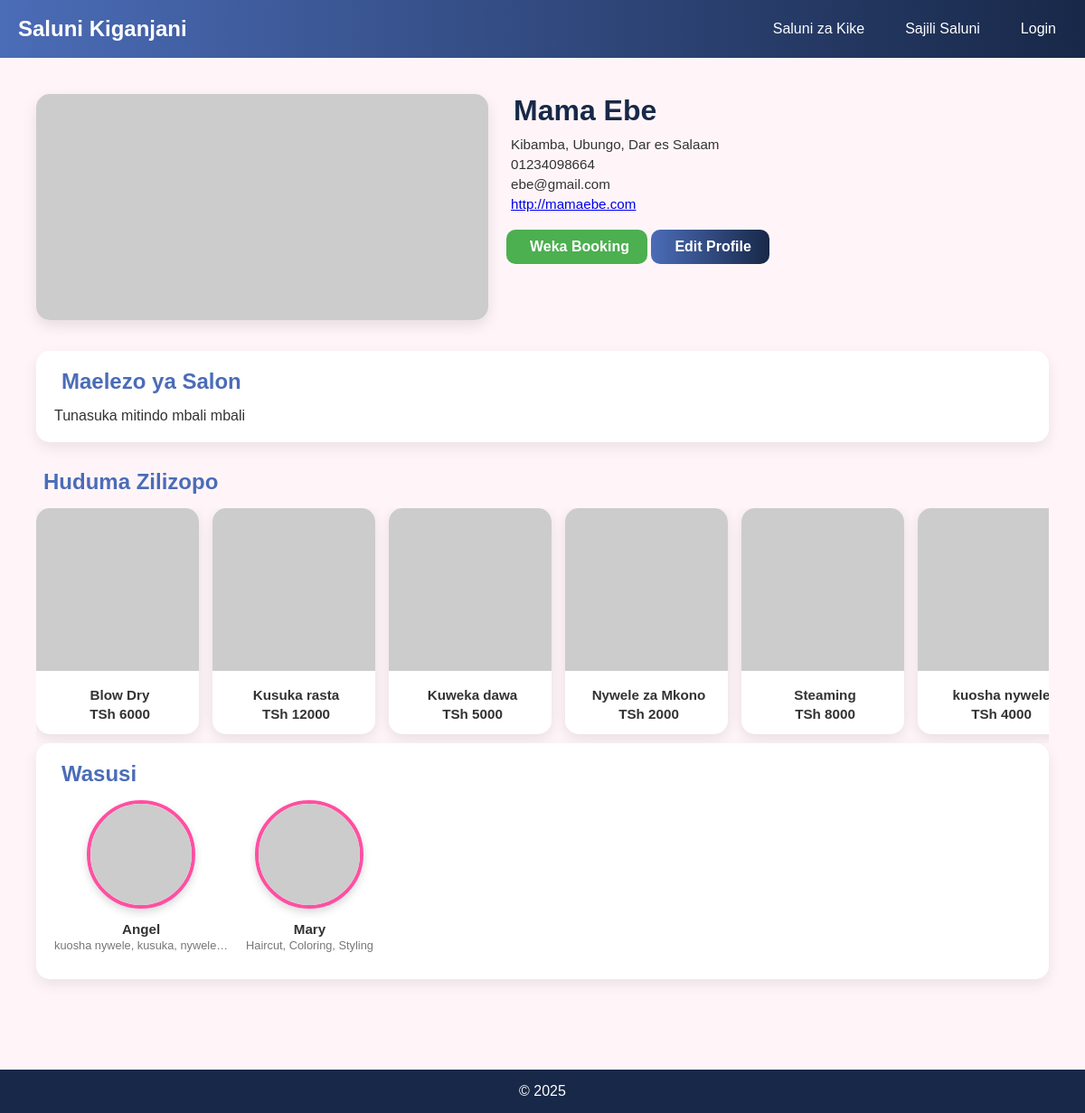
The app's page /salons/3/ with its own data.
### saluni_kike/models.py (models this page shows, shortened)
class Salon(models.Model):
    name = models.CharField(max_length=200)
    description = models.TextField(blank=True)
    address = models.CharField(max_length=300)
    region = models.CharField(max_length=100)
    district = models.CharField(max_length=100)
    street = models.CharField(max_length=200)
    latitude = models.DecimalField(max_digits=9, decimal_places=6, blank=True, null=True)
    longitude = models.DecimalField(max_digits=9, decimal_places=6, blank=True, null=True)
    phone = models.CharField(validators=[PHONE_REGEX], max_length=16, blank=True, null=True)
    email = models.EmailField(blank=True, null=True)
    website = models.URLField(blank=True, null=True)
    facebook = models.URLField(blank=True, null=True)   # Facebook link
    instagram = models.URLField(blank=True, null=True)  # Instagram link
    opening_hours = models.JSONField(blank=True, null=True)
    created_at = models.DateTimeField(auto_now_add=True)
    updated_at = models.DateTimeField(auto_now=True)
    class Meta:
        ordering = ['name']

class Service(models.Model):
    salon = models.ForeignKey(Salon, related_name='services', on_delete=models.CASCADE)
    name = models.CharField(max_length=150)
    description = models.TextField(blank=True)
    price = models.DecimalField(max_digits=10, decimal_places=2, validators=[MinValueValidator(0)])
    duration_minutes = models.PositiveIntegerField(default=30)
    active = models.BooleanField(default=True)
    class Meta:
        unique_together = ('salon', 'name')
        ordering = ['salon', 'name']

class Stylist(models.Model):
    salon = models.ForeignKey(Salon, related_name='stylists', on_delete=models.CASCADE)
    name = models.CharField(max_length=150)
    bio = models.TextField(blank=True)
    specialties = models.JSONField(blank=True, null=True, default=list)  # store as list of strings
    is_active = models.BooleanField(default=True)
    photo_url = models.URLField(blank=True, null=True)  # external image URL
    class Meta:
        ordering = ['salon', 'name']

### saluni_kike/views.py (the view)
# urls.py: path('salons/<int:salon_id>/', views.salon_detail, name='salon_detail'),
def salon_detail(request, salon_id):
    salon = get_object_or_404(Salon, pk=salon_id)
    services = salon.services.all()
    return render(request, 'saluni_kike/salon_detail.html', {'salon': salon, 'services': services})

### saluni_kike/templates/saluni_kike/salon_detail.html (shortened to what this page needs)
{% extends "base.html" %}
{% block content %}
<section class="salon-detail-section">
    <div class="container">
        <div class="salon-header">
            <div class="salon-image">
                {% if salon.picha_kuu %}
                    <img src="{{ salon.picha_kuu.url }}" alt="{{ salon.name }}">
                {% else %}
                    <img src="https://picsum.photos/800/400?random=1" alt="{{ salon.name }}">
                {% endif %}
            </div>
            <div class="salon-info">
                <h1> {{ salon.name }}</h1>
                <p>
                    {{ salon.street }}, {{ salon.district }}, {{ salon.region }}
                </p>
                {% if salon.phone %}
                <p>
                    {{ salon.phone }}
                </p>
                {% endif %}
                {% if salon.email %}
                <p>
                    {{ salon.email }}
                </p>
                {% endif %}
                {% if salon.website %}
                <p>
                    <a href="{{ salon.website }}" target="_blank">{{ salon.website }}</a>
                </p>
                {% endif %}
                <a href="{% url 'create_booking' salon.id %}" class="weka-booking-btn">
                     Weka Booking
                </a>
                <a href="{% url 'salon_update_profile' salon.id %}" class="edit-profile-btn">
                     Edit Profile
                </a>
            </div>
        </div>
        {% if salon.description %}
        <div class="salon-description">
            <h2> Maelezo ya Salon</h2>
            <p>{{ salon.description }}</p>
        </div>
        {% endif %}
        {% if salon.services.all %}
        <div class="salon-services">
            <h2> Huduma Zilizopo</h2>
            <div class="hairstyles-scroll">
                {% for service in salon.services.all %}
                <div class="hairstyle-card">
                    {% if service.image %}
                        <img src="{{ service.image.url }}" alt="{{ service.name }}">
                    {% else %}
                        <img src="https://picsum.photos/200/200?random={{ forloop.counter }}" alt="{{ service.name }}">
                    {% endif %}
                    <div class="hairstyle-info">
                        <p class="name"> {{ service.name }}</p>
                        <p class="price"> TSh {{ service.price|floatformat:0 }}</p>
                    </div>
                </div>
                {% endfor %}
            </div>
        </div>
        {% endif %}
        {% if salon.stylists.all %}
        <div class="salon-stylists">
            <h2> Wasusi</h2>
            <div class="stylist-carousel">
                {% for stylist in salon.stylists.all %}
                <div class="stylist-circle">
                    {% if stylist.photo_url %}
                        <img src="{{ stylist.photo_url }}" alt="{{ stylist.name }}">
                    {% else %}
                        <img src="https://picsum.photos/200/200?random={{ forloop.counter }}" alt="{{ stylist.name }}">
                    {% endif %}
                    <h4>{{ stylist.name }}</h4>
                    {% if stylist.specialties %}
                        <p class="specialties">{{ stylist.specialties|join:", "|truncatechars:30 }}</p>
                    {% endif %}
                </div>
                {% endfor %}
            </div>
        </div>
        {% endif %}
    </div>
</section>
{% endblock %}

### saluni_kike/templates/base.html (style rules this page uses)
* { margin:0; padding:0; box-sizing:border-box; }
body { font-family: 'Mulish', sans-serif; background:#f9f9f9; color:#333; }

### saluni_kike/templates/saluni_kike/salon_detail.html (style rules this page uses)
body { font-family: 'Poppins', sans-serif; background:#fff5f8; color:#333; }
.container { max-width:1200px; margin:0 auto; padding:20px; }
.salon-header { display:flex; flex-wrap:wrap; gap:20px; margin-bottom:30px; }
.salon-image img { width:100%; max-width:500px; border-radius:15px; box-shadow:0 6px 15px rgba(0,0,0,0.1); }
.salon-info { flex:1; min-width:250px; }
.salon-info h1 { font-size:2rem; color:#182848; margin-bottom:10px; display:flex; align-items:center; gap:8px; }
.salon-info p { font-size:0.95rem; margin:5px 0; display:flex; align-items:center; gap:5px; }
.weka-booking-btn, .edit-profile-btn { display: inline-flex; align-items:center; padding:10px 20px; border-radius:10px; text-decoration:none; font-weight:bold; margin-top:15px; transition:all 0.3s; }
.weka-booking-btn { background:#4caf50; color:#fff; }
.edit-profile-btn { background: linear-gradient(90deg, #4b6cb7, #182848); color:#fff; }
.salon-description, .salon-stylists, .salon-reviews { margin-bottom:30px; padding:20px; background:#fff; border-radius:15px; box-shadow:0 6px 15px rgba(0,0,0,0.08); }
.salon-description h2, .salon-services h2, .salon-stylists h2, .salon-reviews h2 { font-size:1.5rem; color:#4b6cb7; margin-bottom:15px; display:flex; align-items:center; gap:8px; }
.salon-services { background:transparent !important; box-shadow:none !important; padding:0 !important; }
.hairstyles-scroll { display:flex; overflow-x:auto; gap:15px; padding-bottom:10px; scroll-snap-type:x mandatory; }
.hairstyle-card { flex:0 0 auto; width:180px; border-radius:15px; text-align:center; overflow:hidden; box-shadow:0 4px 15px rgba(0,0,0,0.1); scroll-snap-align:start; transition:transform 0.2s; background:#fff; }
.hairstyle-card img { width:100%; height:180px; object-fit:cover; }
.hairstyle-info { padding:10px; }
.hairstyle-info .name, .hairstyle-info .price { font-size:0.95rem; font-weight:600; margin:4px 0; display:flex; align-items:center; justify-content:center; gap:5px; }
.stylist-carousel { display:flex; gap:20px; overflow-x:auto; padding-bottom:10px; scroll-snap-type:x mandatory; }
.stylist-circle { flex:0 0 auto; text-align:center; scroll-snap-align:start; transition:transform 0.2s; }
.stylist-circle img { width:120px; height:120px; object-fit:cover; border-radius:50%; border:4px solid #ff4fa1; box-shadow:0 4px 10px rgba(0,0,0,0.15); transition: transform 0.2s, box-shadow 0.2s; }
.stylist-circle h4 { margin-top:10px; font-size:0.95rem; color:#333; }
.stylist-circle .specialties { font-size:0.8rem; color:#777; margin-top:2px; }

### records on screen
Salon: name "Mama Ebe", street "Kibamba", district "Ubungo", region "Dar es Salaam", phone "01234098664", email "ebe@gmail.com", website "http://mamaebe.com", description "Tunasuka mitindo mbali mbali"
Service: name "Blow Dry", price "6000"
Service: name "Kusuka rasta", price "12000"
Service: name "Kuweka dawa", price "5000"
Service: name "Nywele za Mkono", price "2000"
Service: name "Steaming", price "8000"
Service: name "kuosha…", price "4000"
Stylist: name "Angel", specialties "kuosha nywele, kusuka, nywele…"
Stylist: name "Mary", specialties "Haircut, Coloring, Styling"

### other values on screen
{{ year|default:2025 }} "2025"
